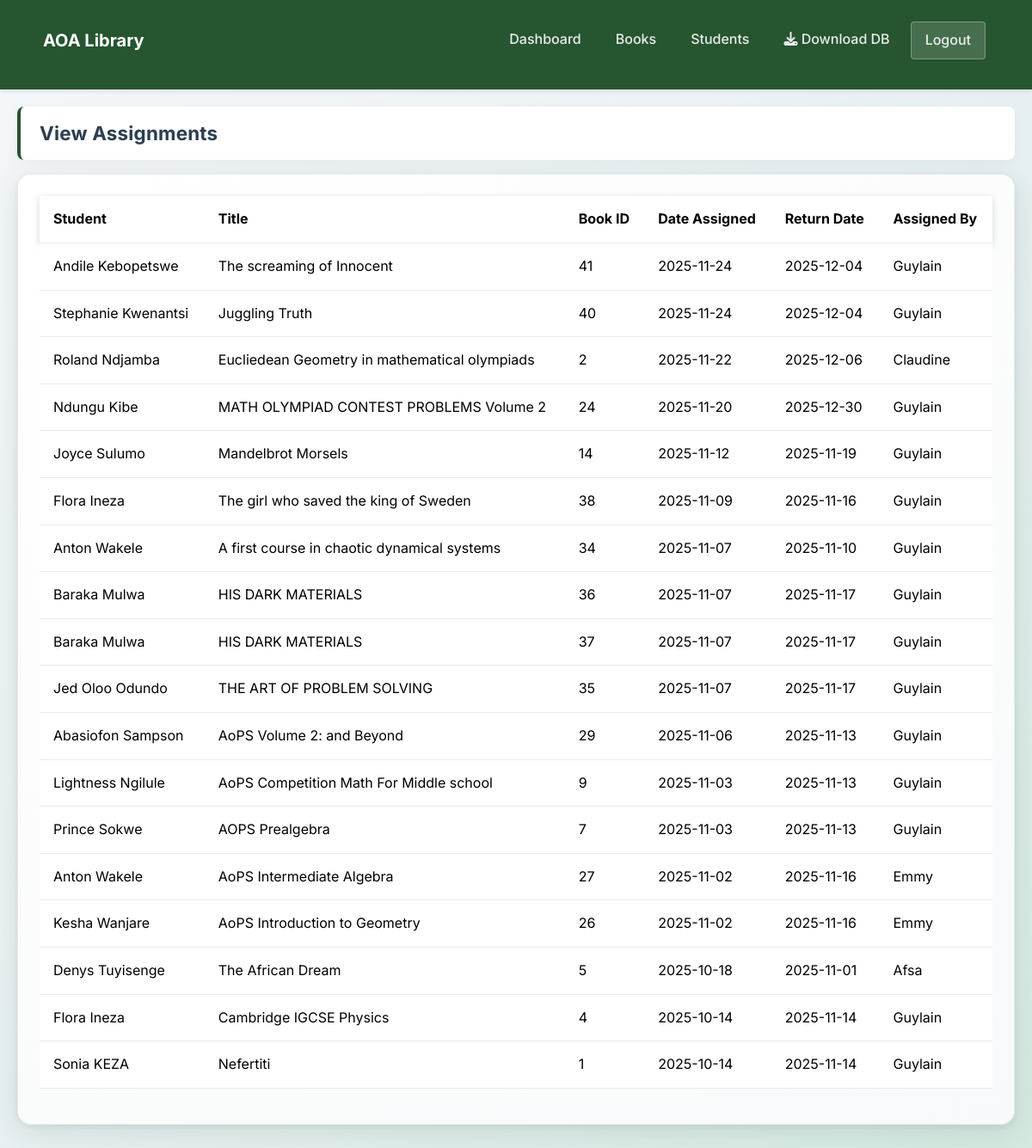
Page /operations/assignments (signed in) on the committed database.
### tables this page shows
CREATE TABLE BookIssue(stdid TEXT, serial TEXT, issue DATE, exp DATE, book_id TEXT, assigned_by TEXT);

CREATE TABLE Login(name TEXT, userid TEXT, password INTEGER, branch TEXT, mobile INTEGER, email TEXT);

CREATE TABLE Book(subject TEXT, title TEXT, author TEXT, serial INTEGER PRIMARY KEY, book_id TEXT);

### app.py (the view)
@app.route('/operations/assignments')
@login_required
def view_assignments():
    get_db()
    cur = get_cursor()
    cur.execute("""
        SELECT l.name AS student,
               b.title AS title,
               i.book_id AS book_id,
               i.issue AS date_assigned,
               i.exp AS return_date,
               i.assigned_by AS assigned_by
        FROM BookIssue i
        JOIN Login l ON l.userid = i.stdid
        JOIN Book b ON b.serial = i.serial
        ORDER BY i.issue DESC, l.name, b.title, i.book_id
    """)
    assignments = [dict(row) for row in cur.fetchall()]
    return render_template('view_assignments.html', assignments=assignments)

### app.py (called while the page is built, shortened)
def get_db():
    global DB_PATH, _db_initialized
    if 'db' not in g:
        if DB_PATH is None:
            DB_PATH = _resolve_db_path()
        g.db = sqlite.connect(DB_PATH)
        g.db.row_factory = sqlite.Row
    return g.db

def get_cursor():
    return get_db().cursor()

def login_required(f):
    @wraps(f)
    def decorated_function(*args, **kwargs):
        if 'admin_logged_in' not in session:
            flash('Please login to access this page', 'error')
            return redirect(url_for('login'))
        return f(*args, **kwargs)
    return decorated_function

### templates/view_assignments.html (shortened to what this page needs)
{% extends 'base.html' %}
{% block page_header %}
<div class="page-header d-flex justify-content-between align-items-center mb-3">
    <h3 class="mb-0">View Assignments</h3>
</div>
{% endblock %}
{% block content %}
    <div class="table-container">
        <table class="data-table table">
            <thead>
                <tr>
                    <th>Student</th>
                    <th>Title</th>
                    <th>Book ID</th>
                    <th>Date Assigned</th>
                    <th>Return Date</th>
                    <th>Assigned By</th>
                </tr>
            </thead>
            <tbody>
                {% for assignment in assignments %}
                <tr>
                    <td>{{ assignment.student }}</td>
                    <td>{{ assignment.title }}</td>
                    <td>{{ assignment.book_id }}</td>
                    <td>{{ assignment.date_assigned }}</td>
                    <td>{{ assignment.return_date }}</td>
                    <td>{{ assignment.assigned_by }}</td>
                </tr>
                {% endfor %}
            </tbody>
        </table>
    </div>
{% endblock %}

### static/css/style.css (style rules this page uses)
* { margin: 0; padding: 0; box-sizing: border-box; }
body { font-family: 'Inter', 'Segoe UI', Tahoma, Geneva, Verdana, sans-serif; background: linear-gradient(135deg, #f5f7fa 0%, #e8f0f3 50%, #d4e8e0 100%); background-attachment: fixed; color: var(--text-color, #333); line-height: 1.6; min-height: 100vh; }
:root { --brand: #265530; --accent: #64A772; --muted: #95a5a6; --danger: #C0392B; --bg-color: #f5f5f5; --card-bg: #ffffff; --text-color: #2c3e50; }
.page-header { background: linear-gradient(135deg, #ffffff 0%, #f8f9fa 100%); padding: 15px 25px; border-radius: 12px; box-shadow: 0 4px 20px rgba(38, 85, 48, 0.1), 0 1px 4px rgba(38, 85, 48, 0.06); width: 100%; margin: 0 0 15px 0; border-left: 4px solid #265530; transition: all 0.3s ease; }
.page-header h3 { margin: 0; color: var(--brand); font-weight: 700; letter-spacing: 0.2px; font-size: 1.5rem; text-shadow: 0 1px 2px rgba(38, 85, 48, 0.1); }
.table-container { background: linear-gradient(145deg, #ffffff 0%, #f8f9fa 100%); border-radius: 16px; padding: 25px; box-shadow: 0 8px 32px rgba(38, 85, 48, 0.12), 0 2px 8px rgba(38, 85, 48, 0.08); overflow-x: auto; border: 1px solid rgba(38, 85, 48, 0.1); transition: all 0.3s ease; }
.data-table { width: 100%; border-collapse: collapse; }
.data-table thead { background: linear-gradient(135deg, #265530 0%, #64A772 100%); color: white; box-shadow: 0 2px 8px rgba(38, 85, 48, 0.2); }
.data-table th, .data-table td { padding: 14px 16px; text-align: left; border-bottom: 1px solid rgba(38, 85, 48, 0.1); transition: background-color 0.2s ease; }
.data-table th { font-weight: bold; }
.data-table tbody tr { transition: all 0.2s ease; }
.page-header { background: var(--card-bg); padding: 18px 22px; border-radius: 8px; display: flex; align-items: center; justify-content: space-between; gap: 12px; box-shadow: 0 6px 18px rgba(9,30,66,0.04); }
.page-header h1, .page-header h2, .page-header h3 { margin: 0; color: var(--text-color); font-weight: 700; font-size: 1.4rem; }

### rows in the picture
BookIssue: student "Andile Kebopetswe", title "The screaming of Innocent", book_id "41", date_assigned "2025-11-24", return_date "2025-12-04", assigned_by "Guylain"
BookIssue: student "Stephanie Kwenantsi", title "Juggling Truth", book_id "40", date_assigned "2025-11-24", return_date "2025-12-04", assigned_by "Guylain"
BookIssue: student "Roland Ndjamba", title "Eucliedean Geometry in mathematical olympiads", book_id "2", date_assigned "2025-11-22", return_date "2025-12-06", assigned_by "Claudine"
BookIssue: student "Ndungu Kibe", title "MATH OLYMPIAD CONTEST PROBLEMS Volume 2", book_id "24", date_assigned "2025-11-20", return_date "2025-12-30", assigned_by "Guylain"
BookIssue: student "Joyce Sulumo", title "Mandelbrot Morsels", book_id "14", date_assigned "2025-11-12", return_date "2025-11-19", assigned_by "Guylain"
BookIssue: student "Flora Ineza", title "The girl who saved the king of Sweden", book_id "38", date_assigned "2025-11-09", return_date "2025-11-16", assigned_by "Guylain"
BookIssue: student "Anton Wakele", title "A first course in chaotic dynamical systems", book_id "34", date_assigned "2025-11-07", return_date "2025-11-10", assigned_by "Guylain"
BookIssue: student "Baraka Mulwa", title "HIS DARK MATERIALS", book_id "36", date_assigned "2025-11-07", return_date "2025-11-17", assigned_by "Guylain"
BookIssue: student "Baraka Mulwa", title "HIS DARK MATERIALS", book_id "37", date_assigned "2025-11-07", return_date "2025-11-17", assigned_by "Guylain"
BookIssue: student "Jed Oloo Odundo", title "THE ART OF PROBLEM SOLVING", book_id "35", date_assigned "2025-11-07", return_date "2025-11-17", assigned_by "Guylain"
BookIssue: student "Abasiofon Sampson", title "AoPS Volume 2: and Beyond", book_id "29", date_assigned "2025-11-06", return_date "2025-11-13", assigned_by "Guylain"
BookIssue: student "Lightness Ngilule", title "AoPS Competition Math For Middle school", book_id "9", date_assigned "2025-11-03", return_date "2025-11-13", assigned_by "Guylain"
BookIssue: student "Prince Sokwe", title "AOPS Prealgebra", book_id "7", date_assigned "2025-11-03", return_date "2025-11-13", assigned_by "Guylain"
BookIssue: student "Anton Wakele", title "AoPS Intermediate Algebra", book_id "27", date_assigned "2025-11-02", return_date "2025-11-16", assigned_by "Emmy"
BookIssue: student "Kesha Wanjare", title "AoPS Introduction to Geometry", book_id "26", date_assigned "2025-11-02", return_date "2025-11-16", assigned_by "Emmy"
BookIssue: student "Denys Tuyisenge", title "The African Dream", book_id "5", date_assigned "2025-10-18", return_date "2025-11-01", assigned_by "Afsa"
BookIssue: student "Flora Ineza", title "Cambridge IGCSE Physics", book_id "4", date_assigned "2025-10-14", return_date "2025-11-14", assigned_by "Guylain"
BookIssue: student "Sonia KEZA", title "Nefertiti", book_id "1", date_assigned "2025-10-14", return_date "2025-11-14", assigned_by "Guylain"
